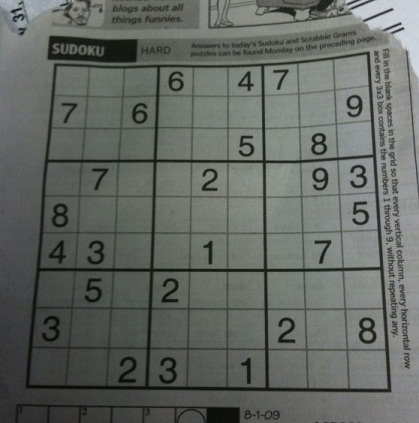
#> input picture Sessions/Summer_School_2018/Session_3/sudoku.jpg, 419 x 423 px; the run also reads 3 pictures not shown here
$ jupyter execute CVIG_Summer_School_2018_Notes_Session_3.ipynb   (older library calls are emulated)
#> lines starting #> are read from the running program, lines starting #| are printed output that depends on the picture
# What are Features?

In computer vision and image processing, a feature is a piece of information which is relevant for solving the computational task related to a certain application.

There is no universal or exact definition of what constitutes a feature, and the exact definition often depends on the problem or the type of application. Given that, a feature is defined as an "interesting" part of an image, and features are used as a starting point for many computer vision algorithms.

Features maybe specific structures in the image such as points, edges or objects. Features may also be the result of a general neighbourhood operation or feature detection applied to the image.

Feature detection includes methods for computing abstractions of image information and making local decisions at every image point whether there is an image feature of a given type at that point or not. The resulting features will be subsets of the image domain, often in the form of isolated points, continuous curves or connected regions.

Feature detection is a low-level image processing operation. That is, it is usually performed as the first operation on an image, and examines every pixel to see if there is a feature present at that pixel. If this is part of a larger algorithm, then the algorithm will typically only examine the image in the region of the features. As a built-in pre-requisite to feature detection, the input image is usually smoothed by a Gaussian kernel in a scale-space representation and one or several feature images are computed, often expressed in terms of local image derivatives operations.

The feature concept is very general and the choice of features in a particular computer vision system may be highly dependent on the specific problem at hand.

---

# Basic Image Features

## Edges

Edges are points where there is a boundary (or an edge) between two image regions. In general, an edge can be of almost arbitrary shape, and may include junctions. In practice, edges are usually defined as sets of points in the image which have a strong gradient magnitude. Furthermore, some common algorithms will then chain high gradient points together to form a more complete description of an edge. These algorithms usually place some constraints on the properties of an edge, such as shape, smoothness, and gradient value.

Locally, edges have a one-dimensional structure.

## Corners/Interest Points

The terms corners and interest points are used somewhat interchangeably and refer to point-like features in an image, which have a local two dimensional structure. The name "Corner" arose since early algorithms first performed edge detection, and then analysed the edges to find rapid changes in direction (corners). These algorithms were then developed so that explicit edge detection was no longer required, for instance by looking for high levels of curvature in the image gradient. It was then noticed that the so-called corners were also being detected on parts of the image which were not corners in the traditional sense (for instance a small bright spot on a dark background may be detected). These points are frequently known as interest points, but the term "corner" is used by tradition.

---

# Image Gradients

One of the most basic and important convolutions is the computation of derivatives (or
approximations to them).  There are many ways to do this, but only a few are well suited
to a given situation.

Let’s imagine we want to detect the edges present in the image. You can easily notice that in an edge, the pixel intensity changes in a notorious way. A good way to express changes is by using derivatives. A high change in gradient indicates a major change in the image.

Let’s assume we have a 1D-image. An edge is shown by the “jump” in intensity as shown in the plot below:

The edge “jump” can be seen more easily if we take the first derivative (actually, here it appears as a maximum)

So, from the explanation above, we can deduce that a method to detect edges in an image can be performed by locating pixel locations where the gradient is higher than its neighbors (or to generalize, higher than a threshold).

OpenCV provides three types of gradient filters or High-pass filters.

*   Sobel
*   Scharr
*   Laplacian

We will see each one of them.

---

# Sobel

The Sobel Operator is a discrete differentiation operator. It computes an approximation of the gradient of an image intensity function.
The Sobel Operator combines Gaussian smoothing and differentiation.

Assuming that the image to be operated is I:

We calculate two derivatives:

**Horizontal changes**: This is computed by convolving I with a kernel of odd size as given below. For a kernel size of 3, $ G{x} $ would be computed as the convolution of the following matrix with I.

\begin{bmatrix}
-1 & 0 & +1  \\
-2 & 0 & +2  \\
-1 & 0 & +1
\end{bmatrix}

**Vertical changes**: This is computed by convolving I with a kernel of odd size as given below. For a kernel size of 3, $G{y}$ would be computed as the convolution of the following matrix with I.

\begin{bmatrix}
-1 & -2 & -1  \\
0 & 0 & 0  \\
+1 & +2 & +1
\end{bmatrix}

At each point of the image we calculate an approximation of the gradient at that point by combining both the results above:

$$ \begin{equation*} G = \sqrt{ G_{x}^{2} + G_{y}^{2} }\end{equation*} $$

Although sometimes the following simpler equation can also be used:

$$ \begin{equation*} G = |G{x}| + |G{y}| \end{equation*} $$

**Python**:

```
cv2.Sobel(src, ddepth, xorder, yorder, ksize)
```

**Parameters:**

*   src – input image in grayscale.
*   ddepth –
output image depth; the following combinations of ddepth are supported:
    *  CV_8U
    *  CV_16U/CV_16S
    *  CV_32F
    *  CV_64F
*  xorder – order of the derivative x.
*  yorder – order of the derivative y.
*  ksize – size of the extended Sobel kernel; it must be 1, 3, 5, or 7.

---

[cell 1]
import cv2
import matplotlib.pyplot as plt

img = cv2.imread('sudoku.jpg')
#> img is the input picture: shape (423, 419, 3); mean B, G, R 98.9, 103.6, 99.4
img = cv2.cvtColor(img, cv2.COLOR_BGR2GRAY)
#> img: shape (423, 419)
img = cv2.GaussianBlur(img, (5, 5), 0)
sobelx = cv2.Sobel(img,cv2.CV_64F,1,0,ksize=5)
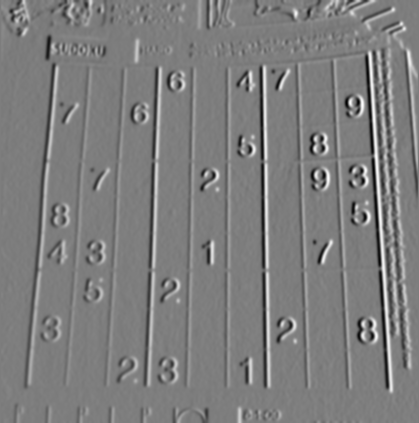
#> sobelx: shape (423, 419) float64; min -3635, max 3756, mean 21.2; drawn with min black and max white
sobely = cv2.Sobel(img,cv2.CV_64F,0,1,ksize=5)
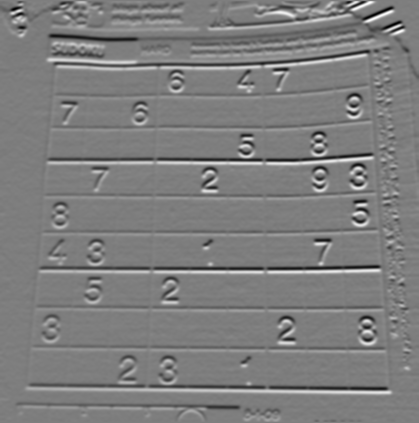
#> sobely: shape (423, 419) float64; min -3894, max 3944, mean -16.3; drawn with min black and max white

plt.axis("off")
plt.imshow(sobelx)
plt.show()

plt.axis("off")
plt.imshow(sobely)
plt.show()

**Task-1:** The above program just takes the Sobel derivative and returns a grayscale image. Threshold the intensity values in the output image to return a binary image and hence implement a simple edge detector.

# Scharr

When the size of the kernel is 3, the Sobel kernel shown above may produce noticeable inaccuracies (after all, Sobel is only an approximation of the derivative). OpenCV addresses this inaccuracy for kernels of size 3 by using the Scharr function. This is as fast but more accurate than the standard Sobel function. It implements the following kernels:

**Horizontal changes**:  $G{x}$ would be computed as the convolution of the following matrix with I.

\begin{bmatrix}
-3 & 0 & +3  \\
-10 & 0 & +10  \\
-3 & 0 & +3
\end{bmatrix}

**Vertical changes**: $G{y}$ would be computed as the convolution of the following matrix with I.

\begin{bmatrix}
-3 & -10 & -3  \\
0 & 0 & 0  \\
+3 & +10 & +3
\end{bmatrix}

**Python**:

```
cv2.Scharr(src, ddepth, xorder, yorder)
```

**Parameters:**

*   src – input image in grayscale.
*   ddepth –
output image depth; the following combinations of ddepth are supported:
    *  CV_8U
    *  CV_16U/CV_16S
    *  CV_32F
    *  CV_64F
*  xorder – order of the derivative x.
*  yorder – order of the derivative y.
---

[cell 2]
import cv2
import numpy as np
from matplotlib import pyplot as plt

img = cv2.imread('sudoku.jpg')
img = cv2.cvtColor(img, cv2.COLOR_BGR2GRAY)
img = cv2.GaussianBlur(img, (5, 5), 0)
scharrx = cv2.Scharr(img,cv2.CV_64F,1,0)
scharry = cv2.Scharr(img,cv2.CV_64F,0,1)

plt.axis("off")
plt.imshow(scharrx)
plt.show()

plt.axis("off")
plt.imshow(scharry)
plt.show()

# Laplacian

In the previous section we learned how to use the Sobel Operator. It was based on the fact that in the edge area, the pixel intensity shows a sudden jump. By getting the first derivative of the intensity, we observed that an edge is characterized by a maximum, as it can be seen in the figure:

What happens if we take the second derivative?

You can observe that the second derivative is zero! So, we can also use this criterion to attempt to detect edges in an image.

However, note that zeros will not only appear in edges, they can appear in other meaningless locations too due to noise. This can be easily solved by applying filters.

From the explanation above, we deduce that the second derivative can be used to detect edges. Since images are “2D”, we would need to take the derivative in both dimensions.

The Laplacian operator is defined by:
$$ \begin{equation*} Laplace(f) = \dfrac{\partial^{2} f}{\partial x^{2}} + \dfrac{\partial^{2} f}{\partial y^{2}} \end{equation*} $$

Since the Laplacian uses the gradient of images, it calls internally the Sobel operator to perform its computation.

But when ksize==1, the Laplacian is computed by convolving the image with the following 3X3 kernel, as double gradient for a ksize of 1 returns a zero everywhere.

\begin{bmatrix}
0 & 1 & 0  \\
1 & -4 & 1  \\
0 & 1 & 0
\end{bmatrix}

**Python**:

```
cv2.Laplacian(src, ddepth)
```

**Parameters:**

*   src – input image in grayscale.
*   ddepth –
output image depth; the following combinations of ddepth are supported:
    *  CV_8U
    *  CV_16U/CV_16S
    *  CV_32F
    *  CV_64F


---

[cell 3]
import cv2
import numpy as np
from matplotlib import pyplot as plt

img = cv2.imread('sudoku.jpg')
img = cv2.cvtColor(img, cv2.COLOR_BGR2GRAY)
img = cv2.GaussianBlur(img, (5, 5), 0)
laplacian = cv2.Laplacian(img,cv2.CV_64F)
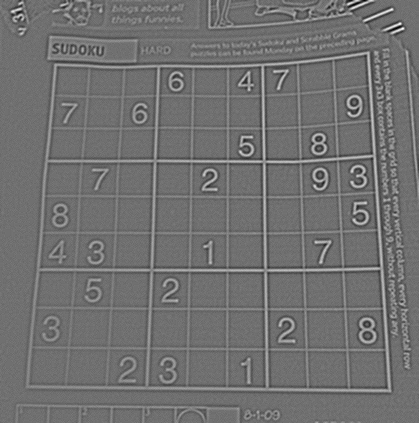
#> laplacian: shape (423, 419) float64; min -49, max 62, mean 0; drawn with min black and max white

plt.axis("off")
plt.imshow(laplacian)
plt.show()

**Task-2:** Threshold the intensity values in the output image to find zero-crossings of laplacian and hence implement a simple laplacian edge detector.

# Edge Detection

The general criteria for edge detection include:

*   **Low error rate**: This means that the detection should accurately catch as many edges in the image as possible.
*   **Good localization**: The edge point detected from the operator should accurately localize on the center of the edge.
*   **Minimal response**: A given edge in the image should only be marked once, and where possible, image noise should not create false edges.

There are many methods for edge detection, but most of them can be grouped into two categories:

*  **Search based methods**: These detect edges by first computing a measure of edge strength, usually the gradient magnitude, and then searching for local directional maximas of the gradient magnitude.
*  **Zero-crossing based methods**: These search for zero crossings in a second-order derivative expression computed from the image, usually the zero-crossings of the Laplacian operator.

As a pre-processing step to edge detection, a smoothing stage, typically **Gaussian smoothing**, is almost always applied for noise reduction.

The various edge detection methods that have been published mainly differ in the types of smoothing filters applied and the way the measures of edge strength are computed.

The most popular and widely implemented algorithm for edge detection in Computer Vision is the Canny Edge Detection.

---

# Canny Edge Detector

The Canny edge detector is an edge detection operator that uses a multi-stage algorithm to detect a wide range of edges in images. It was developed by John F. Canny in 1986.

The Process of Canny edge detection algorithm can be broken down to 5 different steps:

1.   Apply Gaussian filter to smooth the image in order to remove the noise
2.   Find the intensity gradients of the image.
3.   Apply non-maximum suppression to get rid of spurious response to edge detection.
4.   Apply double threshold to determine potential edges.
5.   Track edge by hysteresis: Finalize the detection of edges by suppressing all the other edges that are weak and not connected to strong edges.

---

# 1) Gaussian filter

Since edge detection is susceptible to noise in the image, first step is to remove it with a 5x5 Gaussian filter. The Gaussian filter is applied to convolve with the image. This step will slightly smoothen the image to reduce the effects of obvious noise on the edge detector.

Given below is the 5×5 Gaussian filter generally used before implementing the Canny Edge Detection with a standard deviation of 1.4.

The asterisk below denotes a convolution operation.

**Note**: The gaussian filter won't be implicitly implemented on a call to the cv2.Canny() function. Hence, make sure that the image is filtered before passing it on to the Canny function.

---

# 2) Finding intensity gradient of the image

Smoothened image is then filtered with a Sobel kernel in both horizontal and vertical directions to get first derivative in horizontal direction ($G_x$) and vertical direction ($G_y$). From these two images, we can find edge gradient and direction for each pixel as follows:

The edge direction angle is then rounded to one of four angles representing vertical, horizontal and the two diagonals (0°, 45°, 90° and 135°). For instance θ in [0°, 22.5°] or [157.5°, 180°] is mapped to 0°.

After getting gradient magnitude and direction, a full scan of image is done to remove any unwanted pixels which may not constitute the edge. A threshold for the image gradients is set and only those pixels whose gradient magnitudes fall above this threshold are taken as edges.

---

# 3) Non-maximum suppression

Non-maximum suppression is an **edge thinning technique**.
After applying gradient calculation, the edge extracted from the gradient value is still quite blurred. As minimal response is one of the important criterions for edge detection, there should only be one accurate response to the edge. Thus non-maximum suppression can help to suppress all the gradient values (by setting them to 0) except the local maxima, which indicate locations with the sharpest change of intensity value.

For this, every pixel is checked if it is a local maximum in the gradient direction.

The following algorithm is followed for each pixel in the gradient image.

*  Compare the edge strength of the current pixel with the edge strength of the pixel in the positive and negative gradient directions.
*  If the edge strength of the current pixel is the largest compared to both, the value will be preserved. Otherwise, the value will be suppressed.

It is by logic, we observe that the **gradient direction is always normal to the edge**.

Point A is on the edge (in vertical direction). Point B and C are in gradient directions. So point A is checked with point B and C to see if it forms a local maximum. If so, it is considered for next stage, otherwise, it is suppressed (put to zero).

*  If the rounded gradient angle is 0° (i.e. the edge is in the north-south direction), the point will be considered to be on the edge if its gradient magnitude is greater than the magnitudes at pixels in the east and west directions.
*  If the rounded gradient angle is 90° (i.e. the edge is in the east-west direction) the point will be considered to be on the edge if its gradient magnitude is greater than the magnitudes at pixels in the north and south directions.
*  If the rounded gradient angle is 135° (i.e. the edge is in the northeast-southwest direction) the point will be considered to be on the edge if its gradient magnitude is greater than the magnitudes at pixels in the north west and south-east directions.
*  If the rounded gradient angle is 45° (i.e. the edge is in the north west–south east direction) the point will be considered to be on the edge if its gradient magnitude is greater than the magnitudes at pixels in the north east and south west directions.

Note that the sign of the direction is irrelevant, i.e. north–south is the same as south–north and so on.

In short, the result you get is a binary image with “thin edges” as shown below.

---

# 4) Double thresholding

After application of non-maximum suppression, remaining edge pixels provide a more accurate representation of real edges in an image. However, some edge pixels remain that are caused by noise and color variation. In order to account for these spurious responses, it is essential to filter out edge pixels with a weak gradient value and preserve edge pixels with a high gradient value.

This is accomplished by selecting upper and lower threshold values.

*  If the pixel gradient is higher than the upper threshold, it is marked as a strong edge pixel.
*  If the pixel gradient is between the two thresholds, it is marked as a weak edge pixel.
*  If the pixel gradient value is below the lower threshold, it will be suppressed.

The two threshold values are passed on as arguments while calling the Canny Edge Detector function.

It is recommended that the upper:lower ratio is maintained between 2:1 and 3:1 for good results.

---

# 5) Hysteresis

The strong edge pixels obtained from the above thresholding are accepted as "true-edges".

The weak edge pixels obtained from the above thresholding are classified as edges or non-edges based on their connectivity. If they are somehow connected to a strong edge pixel moving along the edge, they are considered to be "true-edges". Otherwise, they are also discarded.

So what we finally get are only the strong edges in the image.

**Note**: The input image passed on to the Canny function must be a grayscale image. The output image of the Canny function will be a Boolean (binary) grayscale image.

**Python**:

```
cv2.Canny(src, minVal, maxVal, ksize, L2gradient)
```

**Parameters:**

*   src – input image in **grayscale**.
*   minVal – lower threshold value for double thresholding.
*   maxVal – upper threshold value for double thresholding.
*   ksize – size of the Sobel kernel for finding gradients; default ksize==3.
*   L2gradient – specifies the equation for finding gradient magnitude; default L2gradient==False.

If L2gradient is $True$, it uses $ \begin{equation*} G = \sqrt{ G_{x}^{2} + G_{y}^{2} }\end{equation*} $   for finding gradient magnitude.

If L2gradient is $False$, it uses $ \begin{equation*} G = |G{x}| + |G{y}| \end{equation*} $    for finding gradient magnitude.

---

[cell 4]
import cv2
import numpy as np
import matplotlib.pyplot as plt

img = cv2.imread('sudoku.jpg')
imggray = cv2.cvtColor(img, cv2.COLOR_BGR2GRAY)
blurred = cv2.GaussianBlur(imggray, (5, 5), 0)
canny = cv2.Canny(blurred,20,50)
#> canny: shape (423, 419); 12.4% white in thin lines or dots
#> (the rest of the program and of its run is left out)
